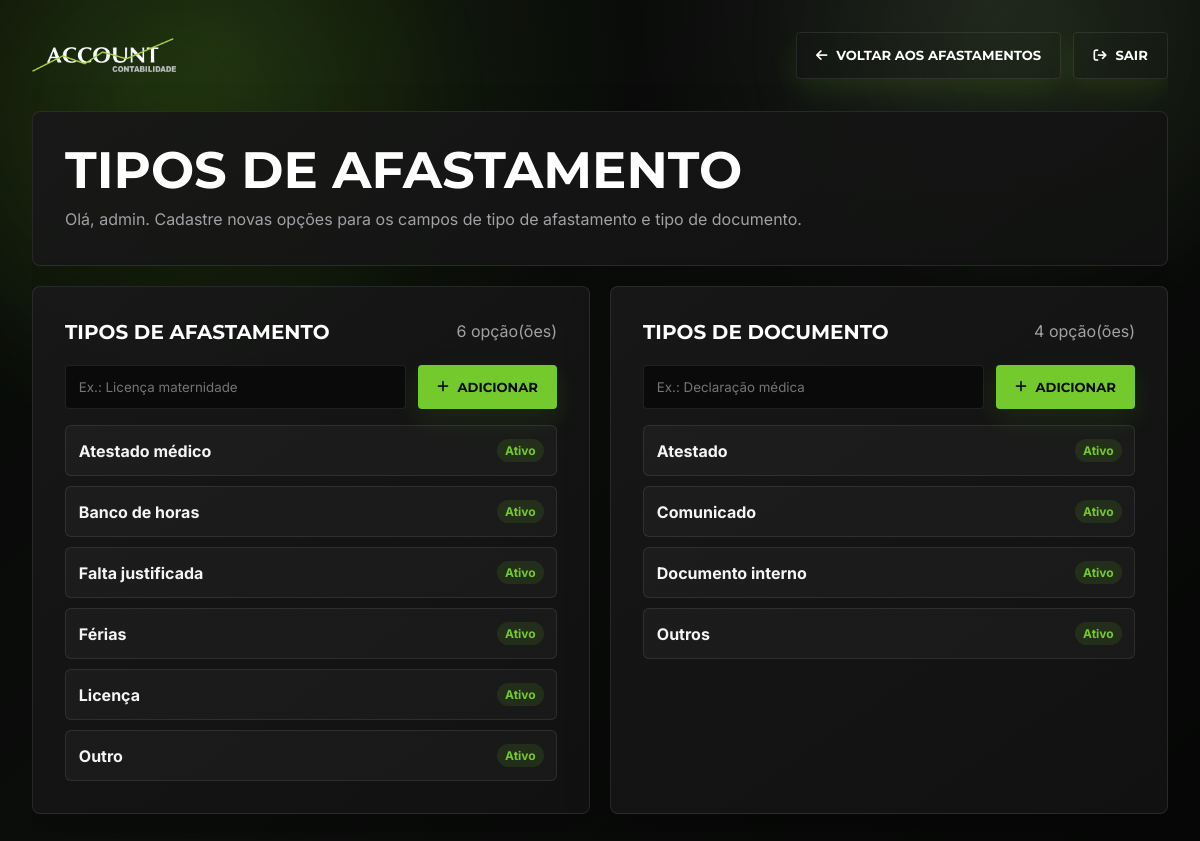
Page /tipos-afastamentos.php (signed in) on the committed database.
### tables this page shows
CREATE TABLE IF NOT EXISTS tipos_afastamento (
    id INT UNSIGNED NOT NULL AUTO_INCREMENT,
    nome VARCHAR(80) NOT NULL,
    ativo TINYINT(1) NOT NULL DEFAULT 1,
    criado_em TIMESTAMP NOT NULL DEFAULT CURRENT_TIMESTAMP,
    PRIMARY KEY (id),
    UNIQUE KEY uq_tipos_afastamento_nome (nome)
);

CREATE TABLE IF NOT EXISTS tipos_documento_afastamento (
    id INT UNSIGNED NOT NULL AUTO_INCREMENT,
    nome VARCHAR(80) NOT NULL,
    ativo TINYINT(1) NOT NULL DEFAULT 1,
    criado_em TIMESTAMP NOT NULL DEFAULT CURRENT_TIMESTAMP,
    PRIMARY KEY (id),
    UNIQUE KEY uq_tipos_documento_afastamento_nome (nome)
);

### tipos-afastamentos.php (the view, shortened to what this page needs)
<?php
$usuarioRaw = $_SESSION['funcionario_usuario'] ?? 'Funcionário';
function h(string $valor): string
{
    return htmlspecialchars($valor, ENT_QUOTES, 'UTF-8');
}
function nomeExibicao(?string $usuario): string
{
    return trim(str_replace('.', ' ', $usuario ?? ''));
}
$tiposAfastamento = [];
$tiposDocumento = [];
try {
    $db = obterConexao();
    $tiposAfastamento = $db->query(
        'SELECT id, nome, ativo, criado_em FROM tipos_afastamento ORDER BY ativo DESC, nome ASC'
    )->fetchAll();
    $tiposDocumento = $db->query(
        'SELECT id, nome, ativo, criado_em FROM tipos_documento_afastamento ORDER BY ativo DESC, nome ASC'
    )->fetchAll();
} catch (PDOException $e) {
    $erro = 'Erro ao preparar os tipos. Confira o banco de dados e o config_db.php.';
}
$usuario = h(nomeExibicao($usuarioRaw));
?>
<!DOCTYPE html>
<html lang="pt-BR">
<head>
    <link rel="stylesheet" href="https://cdnjs.cloudflare.com/ajax/libs/font-awesome/6.4.0/css/all.min.css">
</head>
<body>
    <div class="shell">
        <header class="topbar">
            <a class="brand" href="/" aria-label="Voltar para o site">
                <img src="logo-branca.png" alt="ACCOUNT Contabilidade">
            </a>
            <div class="top-actions">
                <a class="btn btn-outline" href="afastamentos"><i class="fa-solid fa-arrow-left"></i> Voltar aos afastamentos</a>
                <button class="btn btn-outline" type="button" onclick="sair()"><i class="fa-solid fa-arrow-right-from-bracket"></i> Sair</button>
            </div>
        </header>
        <section class="panel">
            <h1>Tipos de afastamento</h1>
            <p class="muted">Olá, <?php echo $usuario; ?>. Cadastre novas opções para os campos de tipo de afastamento e tipo de documento.</p>
        </section>
        <main class="grid">
            <section class="panel">
                <div class="section-title">
                    <h2>Tipos de afastamento</h2>
                    <span class="muted"><?php echo h((string) count($tiposAfastamento)); ?> opção(ões)</span>
                </div>
                <form class="form-row" method="post">
                    <input name="nome" type="text" maxlength="80" placeholder="Ex.: Licença maternidade" required>
                    <button class="btn" type="submit"><i class="fa-solid fa-plus"></i> Adicionar</button>
                </form>
                <div class="list">
                    <?php foreach ($tiposAfastamento as $tipo): ?>
                        <div class="item">
                            <strong><?php echo h($tipo['nome']); ?></strong>
                            <span class="pill"><?php echo (int) $tipo['ativo'] === 1 ? 'Ativo' : 'Inativo'; ?></span>
                        </div>
                    <?php endforeach; ?>
                </div>
            </section>
            <section class="panel">
                <div class="section-title">
                    <h2>Tipos de documento</h2>
                    <span class="muted"><?php echo h((string) count($tiposDocumento)); ?> opção(ões)</span>
                </div>
                <form class="form-row" method="post">
                    <input name="nome" type="text" maxlength="80" placeholder="Ex.: Declaração médica" required>
                    <button class="btn" type="submit"><i class="fa-solid fa-plus"></i> Adicionar</button>
                </form>
                <div class="list">
                    <?php foreach ($tiposDocumento as $tipo): ?>
                        <div class="item">
                            <strong><?php echo h($tipo['nome']); ?></strong>
                            <span class="pill"><?php echo (int) $tipo['ativo'] === 1 ? 'Ativo' : 'Inativo'; ?></span>
                        </div>
                    <?php endforeach; ?>
                </div>
            </section>
        </main>
    </div>
</body>
</html>

### tipos-afastamentos.php (style rules this page uses)
:root { --bg-main: #0A0A0A; --bg-card: #161616; --primary: #74C92C; --primary-hover: #5EA522; --text-white: #FFFFFF; --text-light: #F5F5F7; --text-muted: #A1A1A6; --border: rgba(255, 255, 255, 0.09); --font-titles: 'Montserrat', sans-serif; --font-body: 'Inter', sans-serif; }
* { box-sizing: border-box; margin: 0; padding: 0; }
html { scrollbar-color: var(--primary) transparent; scrollbar-width: thin; }
body { min-height: 100vh; font-family: var(--font-body); background: radial-gradient(circle at 18% 6%, rgba(116, 201, 44, 0.15), transparent 26rem), radial-gradient(circle at 82% 0%, rgba(255, 255, 255, 0.07), transparent 22rem), linear-gradient(135deg, #070807 0%, #0b0d0b 48%, #050605 100%); color: var(--text-light); padding: 2rem; overflow-x: hidden; }
body::before { content: ""; position: fixed; inset: -20%; z-index: -1; pointer-events: none; background: radial-gradient(circle at 24% 24%, rgba(116, 201, 44, 0.11), transparent 20rem), radial-gradient(circle at 76% 18%, rgba(116, 201, 44, 0.07), transparent 18rem); filter: blur(18px); animation: ambientShift 14s ease-in-out infinite alternate; }
a { color: inherit; text-decoration: none; }
.shell { width: min(1180px, 100%); margin: 0 auto; overflow: hidden; animation: pageIn 0.55s ease both; }
.topbar, .section-title { display: flex; justify-content: space-between; align-items: center; gap: 1rem; flex-wrap: wrap; }
.topbar { margin-bottom: 2rem; }
.brand img { height: 34px; width: auto; display: block; }
.top-actions { display: flex; gap: 0.75rem; flex-wrap: wrap; }
.btn { border: 0; border-radius: 4px; padding: 0.9rem 1.2rem; color: var(--bg-main); background: var(--primary); font-family: var(--font-titles); font-size: 0.82rem; font-weight: 700; text-transform: uppercase; cursor: pointer; display: inline-flex; align-items: center; justify-content: center; gap: 0.55rem; position: relative; overflow: hidden; box-shadow: 0 10px 28px rgba(116, 201, 44, 0.12); }
.btn::after { content: ""; position: absolute; inset: 0; pointer-events: none; background: linear-gradient(110deg, transparent 0%, rgba(255,255,255,0.24) 45%, transparent 70%); transform: translateX(-120%); transition: transform 0.55s ease; }
.btn-outline { background: transparent; color: var(--text-white); border: 1px solid var(--border); }
.panel { min-width: 0; margin-bottom: 1.25rem; padding: 2rem; border-radius: 8px; border: 1px solid var(--border); background: linear-gradient(145deg, rgba(24, 24, 24, 0.96), rgba(17, 18, 17, 0.94)); box-shadow: 0 18px 45px rgba(0, 0, 0, 0.22); transition: transform 0.24s ease, border-color 0.24s ease, box-shadow 0.24s ease; }
.grid { display: grid; grid-template-columns: repeat(auto-fit, minmax(320px, 1fr)); gap: 1.25rem; }
h1, h2 { font-family: var(--font-titles); color: var(--text-white); text-transform: uppercase; }
h1 { font-size: clamp(2rem, 5vw, 3.2rem); line-height: 1; margin-bottom: 0.75rem; }
h2 { font-size: 1.25rem; }
.muted { color: var(--text-muted); line-height: 1.6; }
.form-row { display: grid; grid-template-columns: minmax(0, 1fr) auto; gap: 0.75rem; margin-top: 1.25rem; }
input { width: 100%; min-width: 0; padding: 0.8rem; border-radius: 4px; border: 1px solid var(--border); background: var(--bg-main); color: var(--text-white); font-family: var(--font-body); }
.list { display: grid; gap: 0.65rem; margin-top: 1rem; }
.item { display: flex; justify-content: space-between; align-items: center; gap: 1rem; padding: 0.8rem; border-radius: 6px; border: 1px solid var(--border); background: rgba(255, 255, 255, 0.03); }
.pill { padding: 0.25rem 0.5rem; border-radius: 999px; background: rgba(116, 201, 44, 0.12); color: var(--primary); font-size: 0.75rem; font-weight: 700; }
input, select { transition: border-color 0.2s ease, box-shadow 0.2s ease, background 0.2s ease; }
:root { --cursor-x: 50vw; --cursor-y: 28vh; --cursor-glow: 0; }
body::after { content: ""; position: fixed; inset: 0; z-index: 0; pointer-events: none; opacity: var(--cursor-glow); background: radial-gradient(circle 360px at var(--cursor-x) var(--cursor-y), rgba(116, 201, 44, 0.22), transparent 68%), radial-gradient(circle 220px at calc(var(--cursor-x) + 9rem) calc(var(--cursor-y) + 5rem), rgba(255, 255, 255, 0.11), transparent 72%); mix-blend-mode: screen; transition: opacity 0.25s ease; }
.shell { position: relative; z-index: 1; }
.panel, .list-item, .pill { will-change: transform; }
@media (hover: none), (prefers-reduced-motion: reduce) { body::after { display: none; } }

### rows in the picture
tipos_afastamento: nome "Atestado médico", ativo "Ativo"
tipos_afastamento: nome "Banco de horas", ativo "Ativo"
tipos_afastamento: nome "Falta justificada", ativo "Ativo"
tipos_afastamento: nome "Férias", ativo "Ativo"
tipos_afastamento: nome "Licença", ativo "Ativo"
tipos_afastamento: nome "Outro", ativo "Ativo"
tipos_documento_afastamento: nome "Atestado", ativo "Ativo"
tipos_documento_afastamento: nome "Comunicado", ativo "Ativo"
tipos_documento_afastamento: nome "Documento interno", ativo "Ativo"
tipos_documento_afastamento: nome "Outros", ativo "Ativo"

### other values in the picture
$usuario "admin"
count($tiposAfastamento) "6"
count($tiposDocumento) "4"
